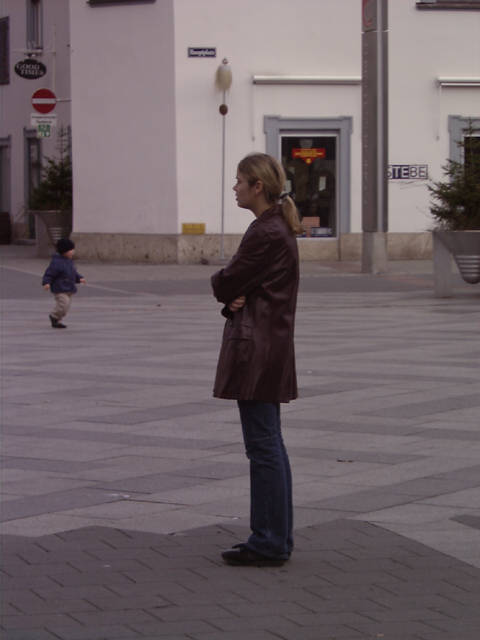
#> input picture images/person_010.bmp, 480 x 640 px; its folder holds only this picture in this run
$ python detect.py --images images
#> lines starting #> are read from the running program, lines starting #| are printed output that depends on the picture; after the words box and inside, x2 and y2 are one past the last pixel; in counts of white or black regions, pixels touching at a corner belong together; long printed decimals are rounded
#Reference-https://www.pyimagesearch.com/2015/11/09/pedestrian-detection-opencv/
# USAGE
# python detect.py --images images

# import the necessary packages
from __future__ import print_function
from imutils.object_detection import non_max_suppression
from imutils import paths
import numpy as np
import argparse
import imutils
import cv2
import random
from matplotlib import pyplot as plt

# construct the argument parse and parse the arguments
ap = argparse.ArgumentParser()
ap.add_argument("-i", "--images", required=True, help="path to images directory")
args = vars(ap.parse_args())

# initialize the HOG descriptor/person detector
hog = cv2.HOGDescriptor()
hog.setSVMDetector(cv2.HOGDescriptor_getDefaultPeopleDetector())

# loop over the image paths
imagePaths = list(paths.list_images(args["images"]))

for imagePath in imagePaths:
	# load the image and resize it to (1) reduce detection time
	# and (2) improve detection accuracy
	j=0
	i=j
	image = cv2.imread(imagePath)
#> image is the input picture: shape (640, 480, 3); mean B, G, R 103.7, 99.5, 111.5
	image = imutils.resize(image, width=min(400, image.shape[1]))
#> image: shape (533, 400, 3)
	orig = image.copy()


	# detect people in the image
	(rects, weights) = hog.detectMultiScale(image, winStride=(4, 4),
		padding=(8, 8), scale=1.05)
#> rects = [[18, 168, 66, 133], [138, 149, 162, 323]]; weights = [0.528, 2.72]
	# draw the original bounding boxes
	for (x, y, w, h) in rects:
		cv2.rectangle(orig, (x, y), (x + w, y + h), (0, 0, 255), 2)
		if i==j:#This ensures that only the first identified person gets the chance for catch since we can project only one projectile
			# creating rectangles on either sides of the person for selecting required random point for catching
			cv2.rectangle(image,(x-70,y+200),(x,y-100),(0,0,255),3)
			cv2.rectangle(image,(x+w-70,y+200),(x+w,y-100),(0,0,255),3)
			# Now we ensure that both rectangles are taken in to consideration for random point selection.
			x10=random.randrange(x-70,x,1)
			y10=random.randrange(y-100,y+200,1)
			x11=random.randrange(x+w-70,x+w,1)
			y11=random.randrange(y-100,y+200,1)
			# Final selection for random point
			x1=random.choice([x10,x11])
			if x1==x10:
				y1=y10
			else:
				y1=y11
			z1=1# Arbitarily assigning this value since we don't have the required depth data for now.
			print(x1,"  ",y1,"  ",z1)
			i+=1
#> this loop made 2 passes
#> (x, y, w, h, x10, y10, x11, y11) on pass 1: (18, 168, 66, 133, -3, 283, 19, 200)
#| 19    200    1
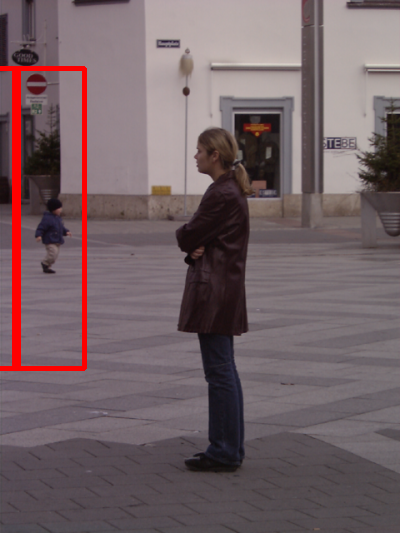
#> image: shape (533, 400, 3); mean B, G, R 101.2, 97.1, 114.8
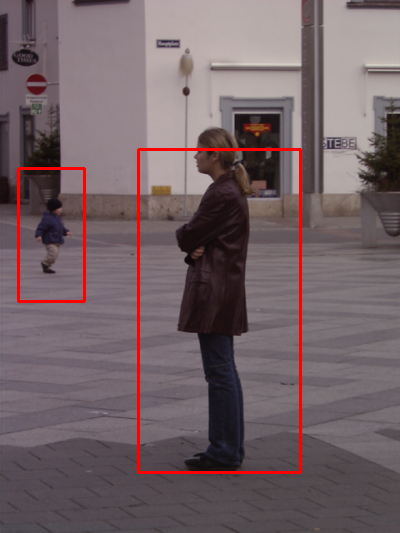
#> orig: shape (533, 400, 3); mean B, G, R 101.8, 97.6, 114.3
#> after the loop, i = 1
	cv2.circle(image,(x1,y1),10,(255,0,0),3)
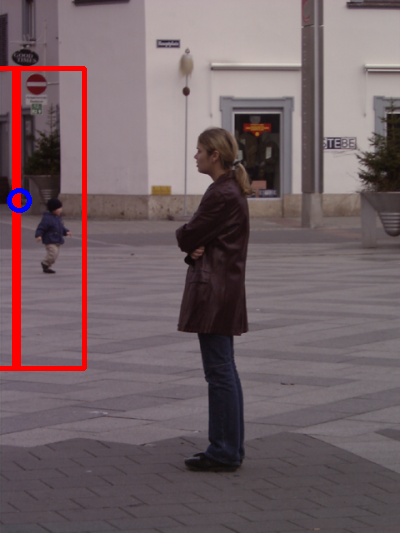
#> image: shape (533, 400, 3); 0.15% of pixels changed, all inside (x1, y1, x2, y2) = (7, 188, 32, 213)
	# apply non-maxima suppression to the bounding boxes using a
	# fairly large overlap threshold to try to maintain overlapping
	# boxes that are still people
	rects = np.array([[x, y, x + w, y + h] for (x, y, w, h) in rects])
#> rects = [[18, 168, 84, 301], [138, 149, 300, 472]]
	pick = non_max_suppression(rects, probs=None, overlapThresh=0.65)
#> pick = [[138, 149, 300, 472], [18, 168, 84, 301]]

	# draw the final bounding boxes
	for (xA, yA, xB, yB) in pick:
		cv2.rectangle(image, (xA, yA), (xB, yB), (0, 255, 0), 2)
#> this loop made 2 passes
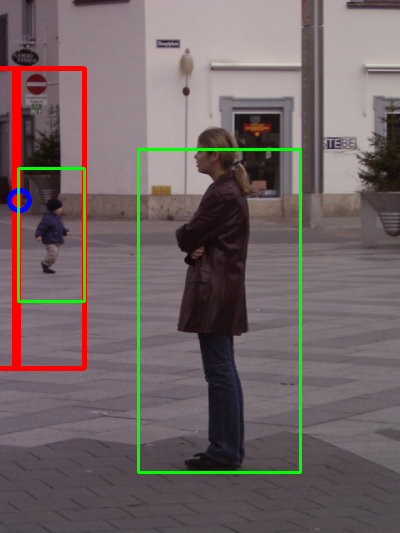
#> image: shape (533, 400, 3); 1.92% of pixels changed, all inside (x1, y1, x2, y2) = (17, 148, 302, 474)

	# show some information on the number of bounding boxes
	filename = imagePath[imagePath.rfind("/") + 1:]
	#print("[INFO] {}: {} original boxes, {} after suppression".format(
	#	filename, len(rects), len(pick)))

	# show the output images
	j+=1
	row,col,ch=image.shape
#> row = 533; col = 400; ch = 3
	print(row,"			r",)
#| 533 			r
	#cv2.imshow("Before NMS", orig)
	cv2.imshow("After NMS", image)
	print(image.shape)
#| (533, 400, 3)
	projection_matrix = np.array([      #considering this projection matrix since we don't have the actual projection
		#matrix of the available camera for now.
		[589.3667059626796, 0.0, 320.0],
		[0.0, 589.3667059626796, 240.0],
		[0.0, 0.0, 1.0]
	])
	x0=x1*z1#converting the pixel co-ordinate values into matrix substitutable values
#> x0 = 19
	y0=y1*z1
#> y0 = 200
	z0=z1
#> z0 = 1
	inverse = np.linalg.inv(projection_matrix)
	# we follow the equation->[manipulated pixel co-ordinates matrix]=[projection_matrix]*[image co-ordinates matrix]
	# Following procedure is done to obtain the 3d image co-ordinates of the selected point for throwing projectile.
	Xc1 = inverse[0][0] * x0 + inverse[0][1] * y0 + inverse[0][2] * z0
#> Xc1 = -0.511
	print(Xc1)#
#| -0.5107
	Yc1 = inverse[1][0] * x0 + inverse[1][1] * y0 + inverse[1][2] * z0
#> Yc1 = -0.0679
	print(Yc1)
#| -0.06787
	Zc1 = inverse[2][0] * x0 + inverse[2][1] * y0 + inverse[2][2] * z0
#> Zc1 = 1
	print(Zc1)
#| 1.0
	#Now we may take care of the required rotation of our launch mechanism in the horizontal plane as well as in vertical plane
	#so that our launch mechanism aligns itself perfectly with the selected point of target.

	cv2.waitKey(0)

$ run again, on images/person_032.bmp
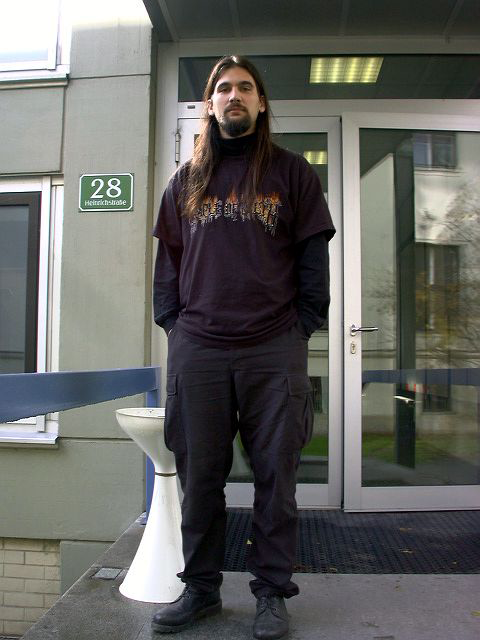
#> input picture images/person_032.bmp, 480 x 640 px
#> image is the input picture: shape (640, 480, 3); mean B, G, R 97.5, 100.8, 100.6
#> `(rects, weights) = hog.detectMultiScale(image, winStride=(4, 4), paddi..`: rects = [[187, 288, 89, 178], [147, 13, 100, 201], [64, 31, 258, 502]]; weights = [0.67, 0.929, 0.392]
#> the loop `for (x, y, w, h) in rects:` made 3 passes
#> (x, y, w, h, x10, y10, x11, y11) on pass 1: (187, 288, 89, 178, 166, 403, 211, 320)
#> (printed output is left out)
#> after the loop `for (x, y, w, h) in rects:`:
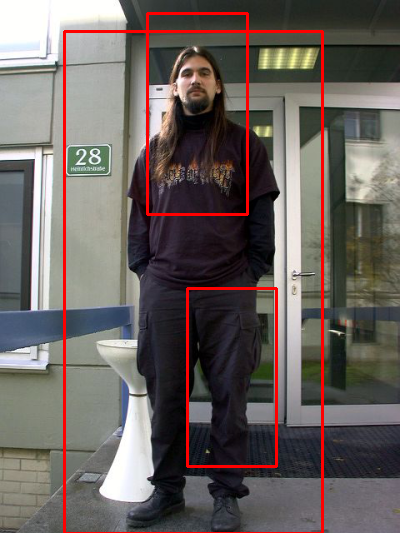
#> orig: shape (533, 400, 3); mean B, G, R 94.4, 97.6, 106.3
#> after the loop `for (x, y, w, h) in rects:`: i = 1
#> `rects = np.array([[x, y, x + w, y + h] for (x, y, w, h) in rects])`: rects = [[187, 288, 276, 466], [147, 13, 247, 214], [64, 31, 322, 533]]
#> pick = [[64, 31, 322, 533]]
#> the loop `for (xA, yA, xB, yB) in pick:` made 1 pass
#> after the loop `for (xA, yA, xB, yB) in pick:`:
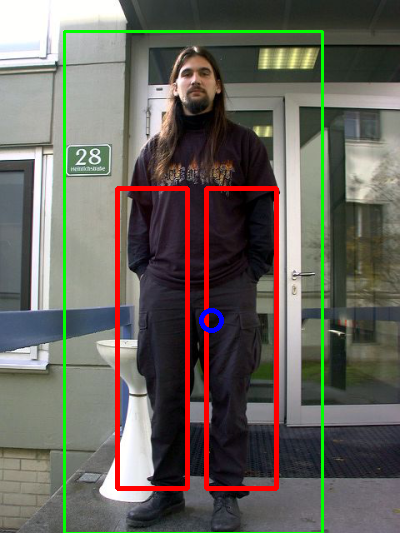
#> image: shape (533, 400, 3); mean B, G, R 92.7, 100.4, 104.1
#| 533 			r
#| (533, 400, 3)
#> x0 = 211
#> y0 = 320
#> z0 = 1
#> Xc1 = -0.185
#| -0.1849
#> Yc1 = 0.136
#| 0.1357
#> Zc1 = 1
#| 1.0

$ run again, on images/person_033.bmp
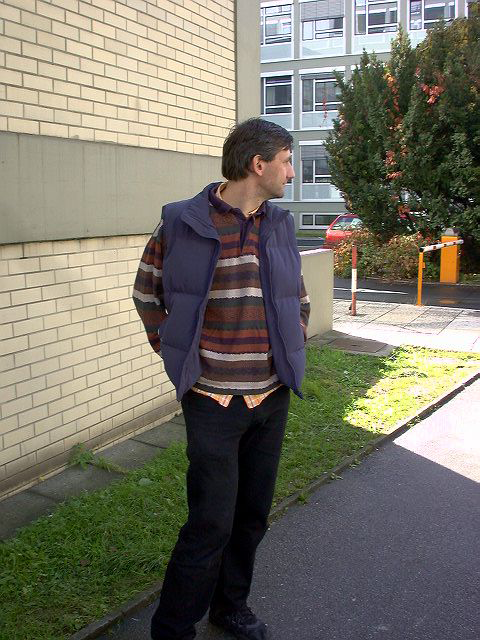
#> input picture images/person_033.bmp, 480 x 640 px
#> image is the input picture: shape (640, 480, 3); mean B, G, R 104.3, 117.4, 120.1
#> `(rects, weights) = hog.detectMultiScale(image, winStride=(4, 4), paddi..`: rects = [[100, 145, 109, 218], [78, 42, 251, 491]]; weights = [0.161, 0.514]
#> the loop `for (x, y, w, h) in rects:` made 2 passes
#> (x, y, w, h, x10, y10, x11, y11) on pass 1: (100, 145, 109, 218, 79, 260, 144, 177)
#> (printed output is left out)
#> after the loop `for (x, y, w, h) in rects:`:
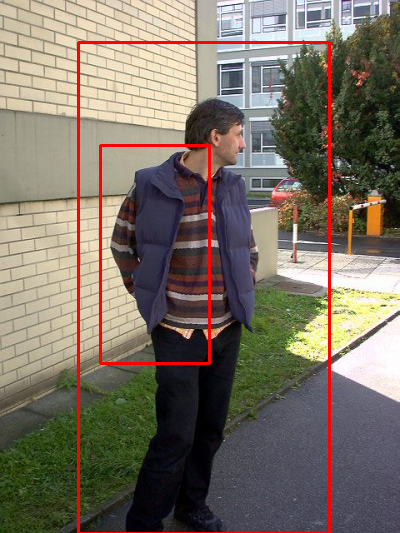
#> orig: shape (533, 400, 3); mean B, G, R 101.1, 113.7, 123.3
#> after the loop `for (x, y, w, h) in rects:`: i = 1
#> `rects = np.array([[x, y, x + w, y + h] for (x, y, w, h) in rects])`: rects = [[100, 145, 209, 363], [78, 42, 329, 533]]
#> pick = [[78, 42, 329, 533]]
#> the loop `for (xA, yA, xB, yB) in pick:` made 1 pass
#> after the loop `for (xA, yA, xB, yB) in pick:`:
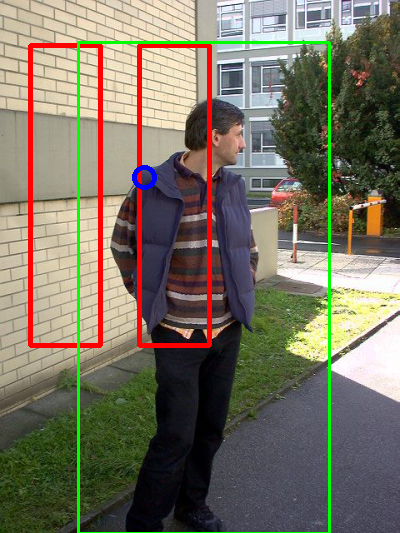
#> image: shape (533, 400, 3); mean B, G, R 97.9, 114.4, 120.6
#| 533 			r
#| (533, 400, 3)
#> x0 = 144
#> y0 = 177
#> z0 = 1
#> Xc1 = -0.299
#| -0.2986
#> Yc1 = -0.107
#| -0.1069
#> Zc1 = 1
#| 1.0

$ run again, on images/person_044.bmp
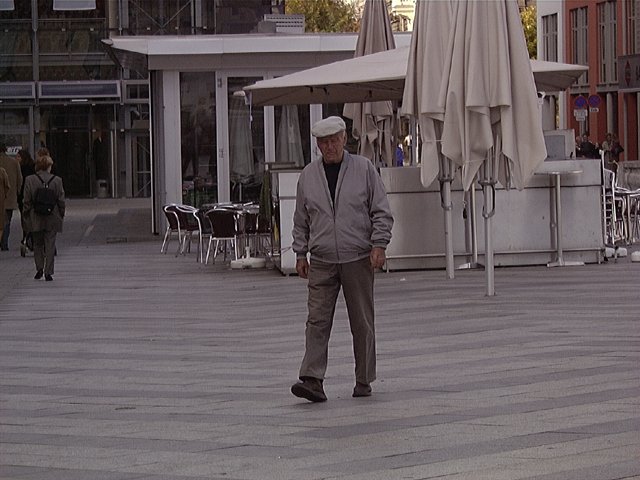
#> input picture images/person_044.bmp, 640 x 480 px
#> image is the input picture: shape (480, 640, 3); mean B, G, R 91.8, 89.5, 99.1
#> `(rects, weights) = hog.detectMultiScale(image, winStride=(4, 4), paddi..`: rects = [[0, 70, 62, 137], [157, 56, 112, 223]]; weights = [1.69, 3.48]
#> the loop `for (x, y, w, h) in rects:` made 2 passes
#> (x, y, w, h, x10, y10, x11, y11) on pass 1: (0, 70, 62, 137, -21, 185, -3, 102)
#> (printed output is left out)
#> after the loop `for (x, y, w, h) in rects:`:
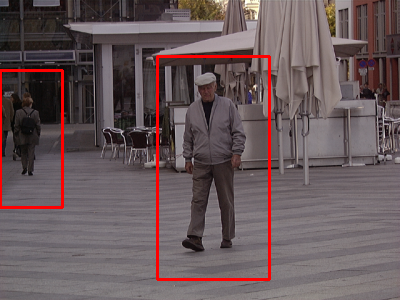
#> orig: shape (300, 400, 3); mean B, G, R 89.8, 87.4, 103.4
#> after the loop `for (x, y, w, h) in rects:`: i = 1
#> `rects = np.array([[x, y, x + w, y + h] for (x, y, w, h) in rects])`: rects = [[0, 70, 62, 207], [157, 56, 269, 279]]
#> pick = [[157, 56, 269, 279], [0, 70, 62, 207]]
#> the loop `for (xA, yA, xB, yB) in pick:` made 2 passes
#> after the loop `for (xA, yA, xB, yB) in pick:`:
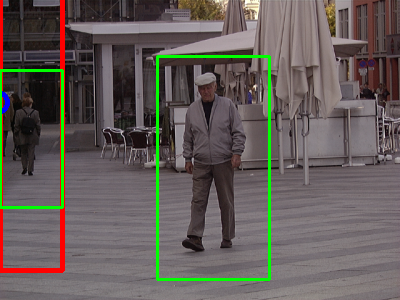
#> image: shape (300, 400, 3); mean B, G, R 88.8, 92.8, 99.4
#| 300 			r
#| (300, 400, 3)
#> x0 = -3
#> y0 = 102
#> z0 = 1
#> Xc1 = -0.548
#| -0.548
#> Yc1 = -0.234
#| -0.2341
#> Zc1 = 1
#| 1.0

$ run again, on images/person_011.bmp
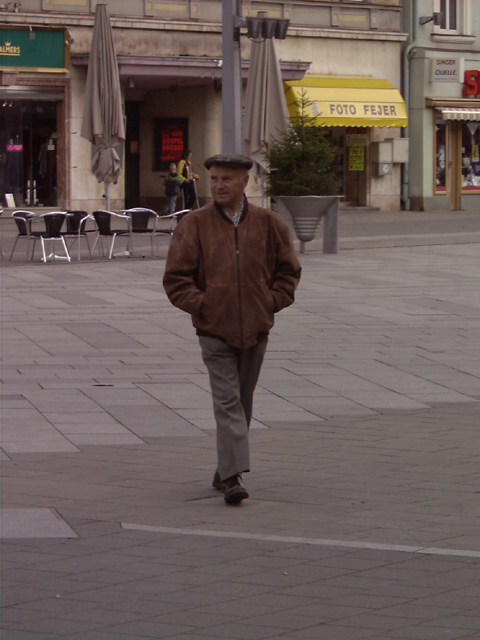
#> input picture images/person_011.bmp, 480 x 640 px
#> image is the input picture: shape (640, 480, 3); mean B, G, R 89.8, 93.3, 107
#> `(rects, weights) = hog.detectMultiScale(image, winStride=(4, 4), paddi..`: rects = [[112, 113, 170, 339]]; weights = [3.77]
#> the loop `for (x, y, w, h) in rects:` made 1 pass
#> (x, y, w, h, x10, y10, x11, y11) on pass 1: (112, 113, 170, 339, 91, 228, 217, 145)
#> (printed output is left out)
#> after the loop `for (x, y, w, h) in rects:`: i = 1
#> `rects = np.array([[x, y, x + w, y + h] for (x, y, w, h) in rects])`: rects = [[112, 113, 282, 452]]
#> the loop `for (xA, yA, xB, yB) in pick:` made 1 pass
#> after the loop `for (xA, yA, xB, yB) in pick:`:
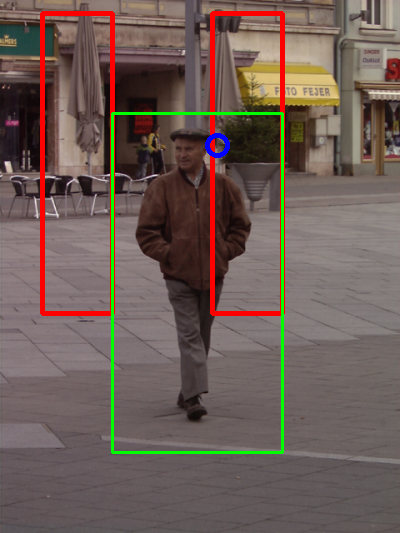
#> image: shape (533, 400, 3); mean B, G, R 86.6, 93.1, 109.8
#| 533 			r
#| (533, 400, 3)
#> x0 = 217
#> y0 = 145
#> z0 = 1
#> Xc1 = -0.175
#| -0.1748
#> Yc1 = -0.161
#| -0.1612
#> Zc1 = 1
#| 1.0
